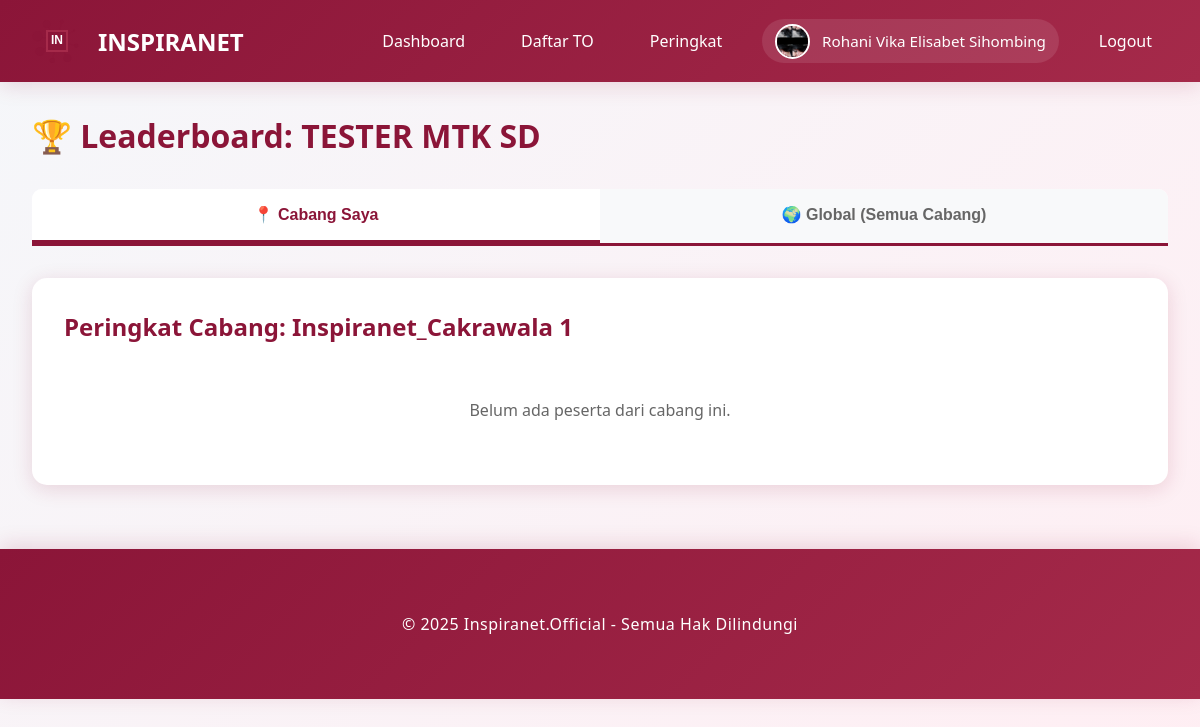
The app's page /leaderboard/1 (signed in) with its own data.
### models.py (models this page shows, shortened)
class User(UserMixin, db.Model):
    __tablename__ = 'users'
    id = db.Column(db.Integer, primary_key=True)
    email = db.Column(db.String(120), unique=True, nullable=False)
    password_hash = db.Column(db.String(255), nullable=False)
    full_name = db.Column(db.String(100), nullable=False)
    role = db.Column(db.String(20), nullable=False, default='student')
    inspira_branch = db.Column(db.String(50), nullable=True)
    class_level = db.Column(db.String(20), nullable=True)
    school_name = db.Column(db.String(150), nullable=True)
    phone_number = db.Column(db.String(20), nullable=True)
    profile_photo = db.Column(db.String(255), nullable=True)
    created_at = db.Column(db.DateTime, default=datetime.utcnow)
    exam_attempts = db.relationship('ExamAttempt', backref='user', lazy=True, cascade='all, delete-orphan')
    payments = db.relationship('Payment', backref='user', lazy=True, cascade='all, delete-orphan')
    leaderboard_entries = db.relationship('Leaderboard', backref='user', lazy=True, cascade='all, delete-orphan')

class Exam(db.Model):
    __tablename__ = 'exams'
    id = db.Column(db.Integer, primary_key=True)
    title = db.Column(db.String(200), nullable=False)
    description = db.Column(db.Text, nullable=True)
    duration_minutes = db.Column(db.Integer, nullable=False, default=120)
    total_questions = db.Column(db.Integer, nullable=False, default=0)
    is_premium = db.Column(db.Boolean, default=False)
    price = db.Column(db.Integer, default=0)
    is_active = db.Column(db.Boolean, default=True)
    start_time = db.Column(db.DateTime, nullable=True)
    end_time = db.Column(db.DateTime, nullable=True)
    created_by = db.Column(db.Integer, db.ForeignKey('users.id'), nullable=False)
    created_at = db.Column(db.DateTime, default=datetime.utcnow)
    questions = db.relationship('Question', backref='exam', lazy=True, cascade='all, delete-orphan')
    attempts = db.relationship('ExamAttempt', backref='exam', lazy=True, cascade='all, delete-orphan')
    payments = db.relationship('Payment', backref='exam', lazy=True, cascade='all, delete-orphan')
    leaderboard_entries = db.relationship('Leaderboard', backref='exam', lazy=True, cascade='all, delete-orphan')

### app.py (the view)
@app.route('/leaderboard/<int:exam_id>')
@login_required
def leaderboard(exam_id):
    exam = Exam.query.get_or_404(exam_id)
    branch_leaderboard = Leaderboard.query.join(User).filter(
        Leaderboard.exam_id == exam_id,
        User.inspira_branch == current_user.inspira_branch
    ).order_by(Leaderboard.rank_in_branch).limit(50).all()
    global_leaderboard = Leaderboard.query.filter_by(
        exam_id=exam_id
    ).order_by(Leaderboard.rank_global).limit(50).all()
    return render_template('leaderboard.html',
                         exam=exam,
                         branch_leaderboard=branch_leaderboard,
                         global_leaderboard=global_leaderboard)

### app.py (called while the page is built)
@login_manager.user_loader
def load_user(user_id):
    return User.query.get(int(user_id))

@app.before_request
def ensure_db():
    if not hasattr(app, '_db_initialized'):
        app._db_initialized = True
        init_database()

### templates/leaderboard.html (shortened to what this page needs)
{% extends "base.html" %}
{% block content %}
<h1 style="color: var(--primary-color); margin-bottom: 2rem;">🏆 Leaderboard: {{ exam.title }}</h1>
<div class="tabs">
    <button class="tab-button active" onclick="switchTab('branch')">
        📍 Cabang Saya
    </button>
    <button class="tab-button" onclick="switchTab('global')">
        🌍 Global (Semua Cabang)
    </button>
</div>
<div id="branchTab" class="tab-content active">
    <div class="card">
        <h2 style="margin-bottom: 1.5rem;">Peringkat Cabang: {{ current_user.inspira_branch }}</h2>
        {% if branch_leaderboard %}
            {% for entry in branch_leaderboard %}
            <div class="leaderboard-item {% if entry.user_id == current_user.id %}current-user{% endif %}">
                <div class="rank-badge {% if entry.rank_in_branch == 1 %}rank-1{% elif entry.rank_in_branch == 2 %}rank-2{% elif entry.rank_in_branch == 3 %}rank-3{% else %}rank-other{% endif %}"
                     onclick="{% if entry.rank_in_branch <= 3 %}playVictorySound({{ entry.rank_in_branch }}){% endif %}"
                     style="{% if entry.rank_in_branch <= 3 %}cursor: pointer;{% endif %}">
                    {% if entry.rank_in_branch == 1 %}
                        <span style="font-size: 1.5rem;">🏆</span>
                    {% elif entry.rank_in_branch == 2 %}
                        <span style="font-size: 1.5rem;">🥈</span>
                    {% elif entry.rank_in_branch == 3 %}
                        <span style="font-size: 1.5rem;">🥉</span>
                    {% else %}
                        {{ entry.rank_in_branch }}
                    {% endif %}
                </div>
                <div style="flex: 1;">
                    <h3 style="margin: 0;">
                        {{ entry.user.full_name }}
                        {% if entry.user_id == current_user.id %}<span style="color: var(--primary-color); font-weight: bold;"> (Anda)</span>{% endif %}
                    </h3>
                    <p style="margin: 0; color: #666; font-size: 0.9rem;">
                        <strong>Kelas:</strong> {{ entry.user.class_level or '-' }} |
                        <strong>Sekolah:</strong> {{ entry.user.school_name or '-' }}
                    </p>
                    <p style="margin: 0; color: #999; font-size: 0.85rem;">
                        📍 {{ entry.user.inspira_branch or '-' }}
                    </p>
                </div>
                <div style="text-align: right;">
                    <h3 style="margin: 0; color: var(--primary-color);">{{ entry.total_score }}</h3>
                    <p style="margin: 0; color: #666;">Poin</p>
                </div>
            </div>
            {% endfor %}
        {% else %}
            <p style="text-align: center; color: #666; padding: 2rem;">Belum ada peserta dari cabang ini.</p>
        {% endif %}
    </div>
</div>
{% set user_rank = 0 %}
{% for entry in branch_leaderboard %}
    {% if entry.user_id == current_user.id %}
        {% set user_rank = entry.rank_in_branch %}
    {% endif %}
{% endfor %}
{% endblock %}

### templates/base.html (shortened to what this page needs)
<!DOCTYPE html>
<html lang="id">
<head>
    <link rel="stylesheet" href="{{ url_for('static', filename='css/style.css') }}">
</head>
<body>
    <nav class="navbar">
        <div class="container">
            <a href="{{ url_for('index') }}" class="navbar-brand">
                <div id="logo-animation" class="logo-container"></div>
                <span>INSPIRANET</span>
            </a>
            <ul class="navbar-nav" id="navbarMenu">
                {% if current_user.is_authenticated %}
                    {% if current_user.role == 'admin' %}
                        <li><a href="{{ url_for('admin_dashboard') }}" onclick="closeMobileMenu()">Dashboard</a></li>
                        <li><a href="{{ url_for('admin_students') }}" onclick="closeMobileMenu()">Siswa</a></li>
                        <li><a href="{{ url_for('admin_teachers') }}" onclick="closeMobileMenu()">Guru</a></li>
                        <li><a href="{{ url_for('admin_exams') }}" onclick="closeMobileMenu()">TO</a></li>
                        <li><a href="{{ url_for('admin_payments') }}" onclick="closeMobileMenu()">Pembayaran</a></li>
                    {% else %}
                        <li><a href="{{ url_for('student_dashboard') }}" onclick="closeMobileMenu()">Dashboard</a></li>
                        <li><a href="{{ url_for('student_exams') }}" onclick="closeMobileMenu()">Daftar TO</a></li>
                    {% endif %}
                    <li><a href="{{ url_for('all_leaderboards') }}" onclick="closeMobileMenu()">Peringkat</a></li>
                    <li class="user-profile">
                        <div class="profile-info">
                            {% if current_user.profile_photo %}
                            <img src="{{ url_for('uploaded_file', filename='profiles/' + current_user.profile_photo) }}" alt="{{ current_user.full_name }}" class="profile-photo-nav">
                            {% else %}
                            <div class="profile-photo-placeholder">{{ current_user.full_name[0].upper() }}</div>
                            {% endif %}
                            <span class="profile-name">{{ current_user.full_name }}</span>
                        </div>
                    </li>
                    <li><a href="{{ url_for('logout') }}" onclick="closeMobileMenu()">Logout</a></li>
                {% else %}
                    <li><a href="{{ url_for('login') }}" onclick="closeMobileMenu()">Login</a></li>
                    <li><a href="{{ url_for('register') }}" onclick="closeMobileMenu()">Daftar</a></li>
                {% endif %}
            </ul>
        </div>
    </nav>
    <div class="container">
        {% block content %}{% endblock %}
    </div>
    <footer class="footer">
        <div class="container">
            <p>&copy; 2025 Inspiranet.Official - Semua Hak Dilindungi</p>
        </div>
    </footer>
</body>
</html>

### static/css/style.css (style rules this page uses)
:root { --primary-color: #8B1538; --secondary-color: #A52A4A; --accent-color: #C94060; --dark-color: #4A0E1F; --light-color: #FFE5EC; --text-dark: #2C1810; --text-light: #FFFFFF; --shadow: 0 4px 20px rgba(139, 21, 56, 0.15); --shadow-hover: 0 8px 35px rgba(139, 21, 56, 0.25); --shadow-active: 0 12px 45px rgba(139, 21, 56, 0.35); }
* { margin: 0; padding: 0; box-sizing: border-box; }
body { font-family: 'Segoe UI', Tahoma, Geneva, Verdana, sans-serif; background: linear-gradient(135deg, #f5f7fa 0%, #ffeef3 100%); color: var(--text-dark); min-height: 100vh; }
.navbar { background: linear-gradient(135deg, var(--primary-color) 0%, var(--secondary-color) 100%); padding: 1rem 0; box-shadow: var(--shadow); position: sticky; top: 0; z-index: 1000; }
.navbar .container { max-width: 1200px; margin: 0 auto; padding: 0 2rem; display: flex; justify-content: space-between; align-items: center; }
.navbar-brand { display: flex; align-items: center; gap: 1rem; color: var(--text-light); text-decoration: none; font-size: 1.5rem; font-weight: bold; }
.logo-container { position: relative; width: 50px; height: 50px; }
.navbar-nav { display: flex; gap: 1.5rem; list-style: none; align-items: center; }
.navbar-nav a { color: var(--text-light); text-decoration: none; padding: 0.5rem 1rem; border-radius: 5px; transition: all 0.3s ease; }
.user-profile { display: flex; align-items: center; }
.profile-info { display: flex; align-items: center; gap: 0.75rem; padding: 0.3rem 0.8rem; background: rgba(255, 255, 255, 0.1); border-radius: 25px; }
.profile-photo-nav { width: 35px; height: 35px; border-radius: 50%; object-fit: cover; border: 2px solid white; }
.profile-name { color: white; font-weight: 500; font-size: 0.95rem; }
.container { max-width: 1200px; margin: 2rem auto; padding: 0 2rem; }
.card { background: white; border-radius: 15px; padding: 2rem; box-shadow: var(--shadow); margin-bottom: 2rem; animation: fadeInUp 0.8s cubic-bezier(0.68, -0.55, 0.265, 1.55); transition: all 0.4s ease; }
.card h2 { color: var(--primary-color); margin-bottom: 1rem; }
.footer { background: linear-gradient(135deg, var(--primary-color) 0%, var(--secondary-color) 100%); color: var(--text-light); text-align: center; padding: 2rem 0; margin-top: 4rem; box-shadow: 0 -4px 20px rgba(139, 21, 56, 0.15); }
.footer p { margin: 0; font-size: 1rem; font-weight: 500; letter-spacing: 0.5px; }

### templates/leaderboard.html (style rules this page uses)
.tabs { display: flex; gap: 0; margin-bottom: 2rem; border-bottom: 3px solid var(--primary-color); background: white; border-radius: 10px 10px 0 0; overflow: hidden; }
.tab-button { flex: 1; padding: 1rem 2rem; border: none; background: #f8f9fa; cursor: pointer; font-size: 1rem; font-weight: bold; color: #666; transition: all 0.3s ease; border-bottom: 3px solid transparent; }
.tab-button.active { background: white; color: var(--primary-color); border-bottom: 3px solid var(--primary-color); }
.tab-content { display: none; }
.tab-content.active { display: block; }

### records on screen
User: profile_photo (picture), full_name "Rohani Vika Elisabet Sihombing", inspira_branch "Inspiranet_Cakrawala 1"
Exam: title "TESTER MTK SD"
